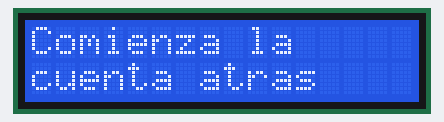
The sketch below on a simulated Arduino Uno, built with avr-gcc and run on an emulated ATmega328P. Shown: 16×2 character LCD.

Above: at 0.1 s.
At 1.1 s:
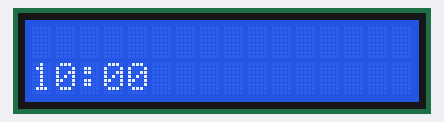
At 10.1 s:
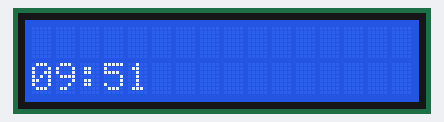
At 19.1 s:
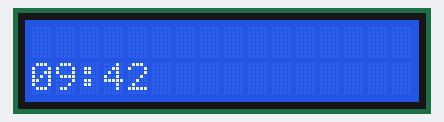
At 28.1 s:
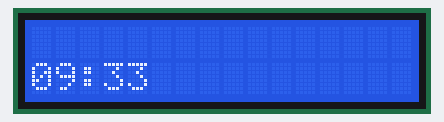
At 38.1 s:
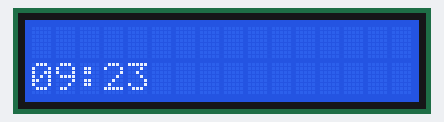

Measured:
- what the display in image 1 shows lasts 1.0 s, from 1.1 s to 2.1 s

The sketch:

LCD_cuenta_atras.ino
```cpp
#include  <Wire.h>
#include  <LiquidCrystal_I2C.h>

// Constructor de la librería de LCD 16x2
// Aqui se configuran los pines asignados a la pantalla del PCF8574
LiquidCrystal_I2C lcd(0x27, 2, 1, 0, 4, 5, 6, 7, 3, POSITIVE);

void setup()
{
  // Indicar a la libreria que tenemos conectada una pantalla de 16x2
  lcd.begin(16, 2);
  // Mover el cursor a la primera posición de la pantalla (0, 0)
  lcd.home ();
  // Imprimir "Hola Mundo" en la primera linea
  lcd.print("Comienza la ");
  // Mover el cursor a la segunda linea (1) primera columna
  lcd.setCursor ( 0, 1 );
  // Imprimir otra cadena en esta posicion
  lcd.print("cuenta atras");
  // Esperar un segundo
  delay(1000);
}

void loop()
{
  lcd.clear();
  lcd.setCursor(0, 1);
  contar(10); //cantidad de minutos de la cuenta atrás
}

void contar(byte minutos) { // Esta función bloquerará el programa hasta que el while muera
  const unsigned long regresiva = minutos * 60000; // Calculo de la duración de la cuenta regresiva, en milisegundos.
  unsigned int segundosRestantes = minutos * 60; // Calculo de la cuenta regresiva para mostrar en la LCD, en segundos.

  unsigned long tAnterior = 0;
  const unsigned long inicio = millis(); // para la cuenta usaremos el famoso millis. Guarda el momento en que se inició la cuenta.

  while (millis() - inicio < regresiva) {
    // El ciclo se mantiene vivo hasta que la diferencia del tiempo actual e inicial supere la duración requerida.

    unsigned long tActual = millis();
    if (tActual - tAnterior >= 1000) { // Actualizar el temporizador en la LCD cada segundo.
      tAnterior = tActual;
      imprimirTiempo(segundosRestantes);
      segundosRestantes--;
    }
  }
}

void imprimirTiempo(unsigned int s) {
  byte minuto = s / 60;
  byte segundo = s % 60;

  if (minuto < 10) {
    lcd.print('0');
    lcd.print(minuto);
  } else {
    lcd.print(minuto);
  }

  lcd.print(':');

  if (segundo < 10) {
    lcd.print('0');
    lcd.print(segundo);
  } else {
    lcd.print(segundo);
  }
  lcd.setCursor(0, 1);
}
```
